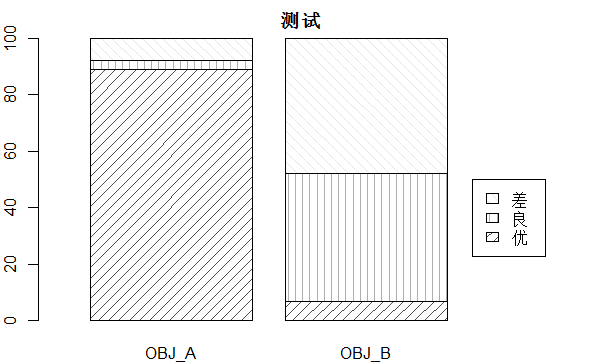

The script that saved this image:
#注意文件编码必须为本地系统编码

data_a <- c(
            89,
            3,
            8
            )

data_b <- c(
            7,
            45,
            48
            )

data_m <- matrix(c(data_a,data_b), 3, 2)

png("08.barplot_stackedbar.png")

barplot(
        data_m, 
        angle=c(45,90,135),  #填充的斜线角度
        density=c(10,10,10),  #填充的斜线密度

        main="测试",
        names.arg=c('OBJ_A','OBJ_B'),

        xlim=c(0,3),  #x轴宽度
        legend.text = c("优","良","差"), 
        args.legend = list(x = 3, y = 50)  #图例位置
        ) 

dev.off()
